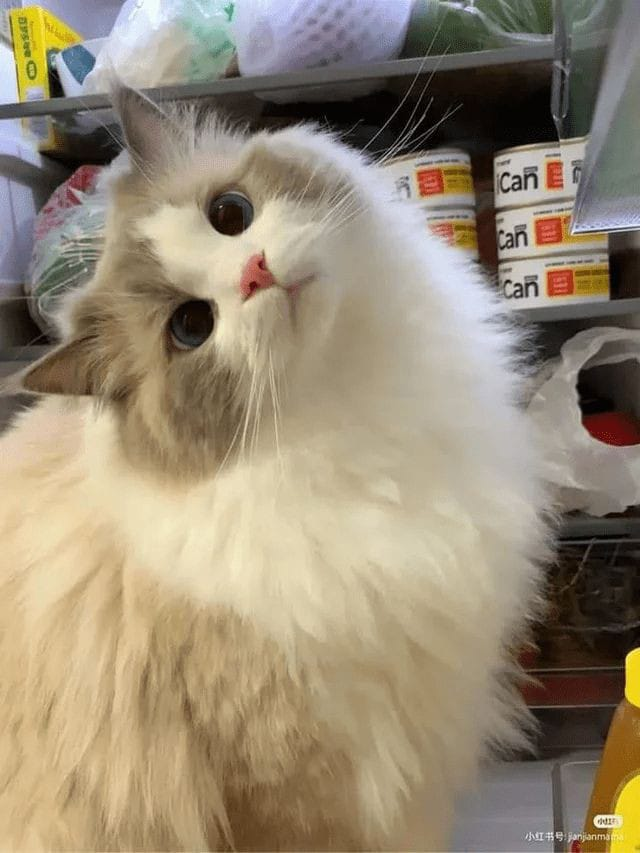
#> input picture kucing.jpg, 640 x 853 px
$ python 'Latihan 6a.py'
#> lines starting #> are read from the running program, lines starting #| are printed output that depends on the picture
# Rossy Musdawiyah Anisa, 1217070078

import cv2
import numpy as np

image = cv2.imread('kucing.jpg')
#> image is the input picture: shape (853, 640, 3); mean B, G, R 117.3, 138.9, 151.8
height, width = image.shape[:2]
#> height = 853; width = 640

#membuat matriks M dengan contoh Tx = 100 & Ty=50
M = np.float32([[1,0,100], [0,1,50]])
image_translation = cv2.warpAffine (image, M, (height, width))
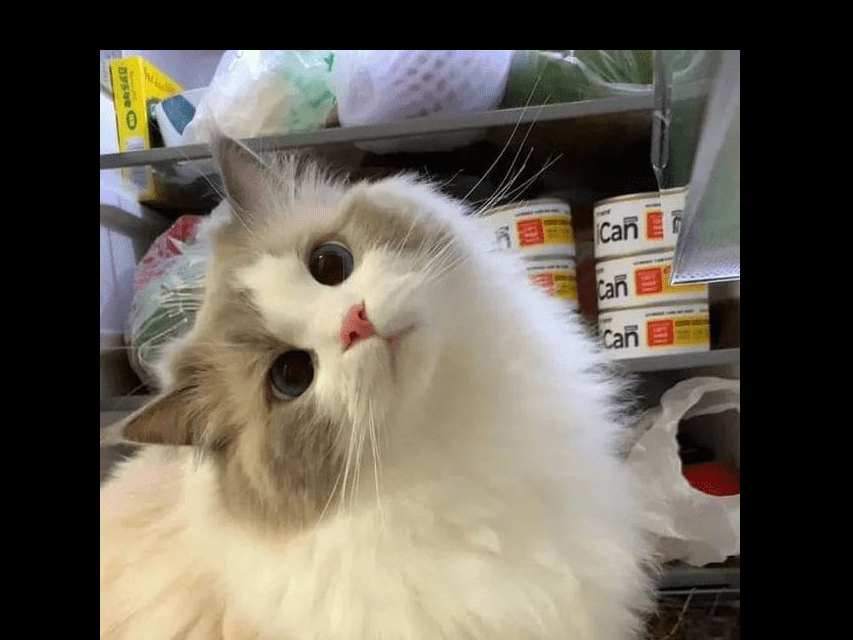
#> image_translation: shape (640, 853, 3); mean B, G, R 85.6, 96.5, 102.8
cv2.imshow('Citra', image)
cv2.imshow('Citra Hasil Translasi', image_translation)
cv2.waitKey(0)
